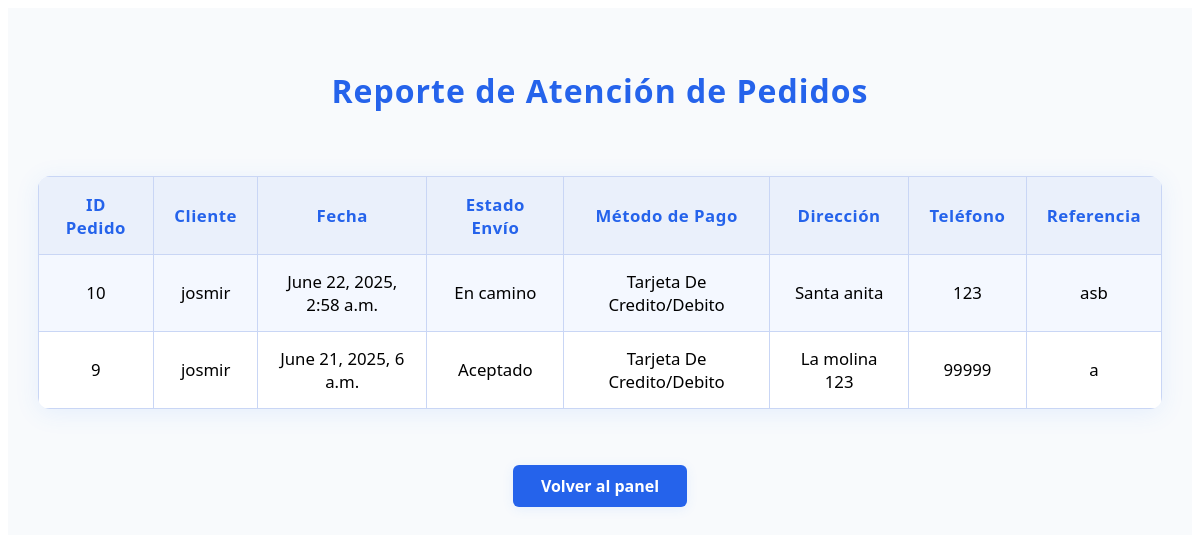
Before: /directivo/reporte-atencion-pedidos/ with the older database file.
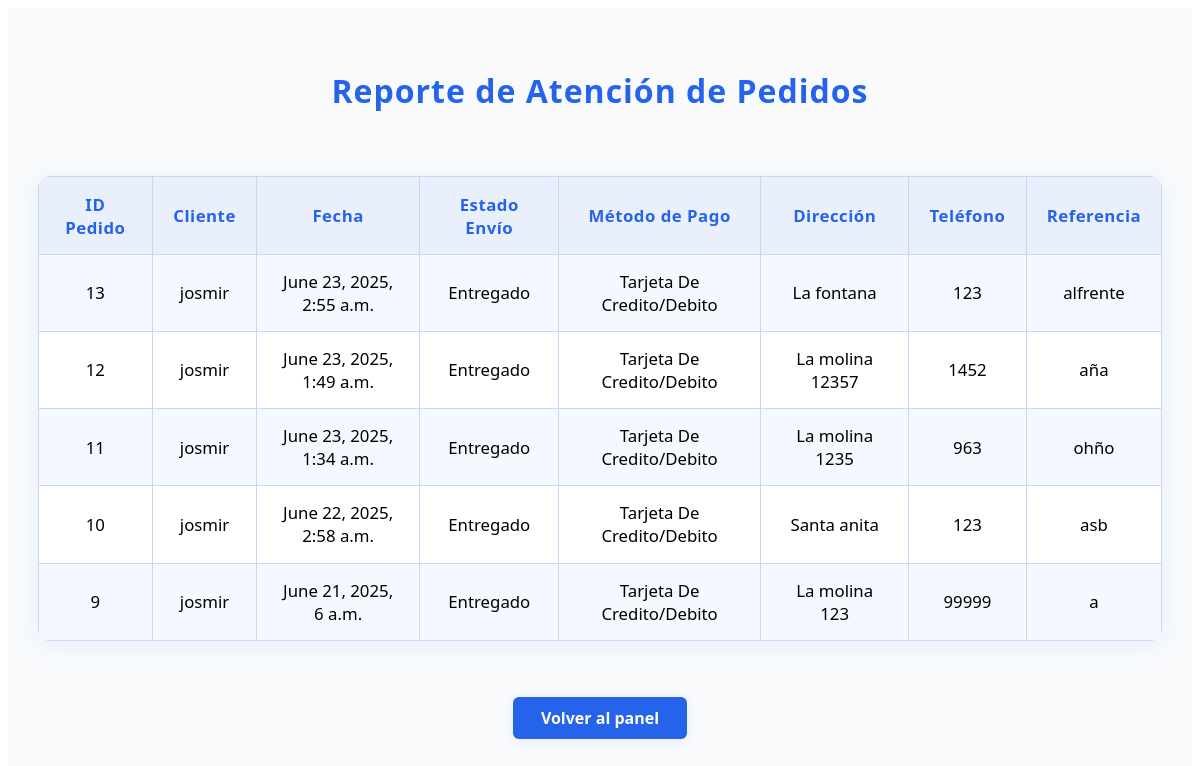
After: the same page with the newer database file.
### Cliente/pedidos/models.py (models this page shows, shortened)
class Pedido(models.Model):
    id_pedido = models.AutoField(primary_key=True)
    nombre_cliente = models.CharField(max_length=50)
    fecha = models.DateTimeField(default=timezone.now)
    estado_envio = models.CharField(max_length=50)
    id_metodo = models.ForeignKey('MetodoPago', on_delete=models.CASCADE)
    direccion_envio = models.CharField(max_length=200, blank=True, null=True)
    telefono_envio = models.CharField(max_length=20, blank=True, null=True)
    referencia_envio = models.CharField(max_length=200, blank=True, null=True)

class MetodoPago(models.Model):
    id_metodo = models.AutoField(primary_key=True)
    tipo_metodo = models.CharField(max_length=50)
    fecha = models.DateTimeField(default=timezone.now)
    descripcion = models.CharField(max_length=100)

### Directivo/Controller/DirectivoController.py (the view)
# urls.py: path('reporte-atencion-pedidos/', reporte_atencion_pedidos, name='reporte_atencion_pedidos'),
def reporte_atencion_pedidos(request):
    pedidos = Pedido.objects.select_related('id_metodo').order_by('-fecha')
    return render(request, 'reporte/reporte_atencion_pedidos.html', {'pedidos': pedidos})

### Directivo/templates/reporte/reporte_atencion_pedidos.html (shortened to what this page needs)
{% load static %}
<!DOCTYPE html>
<html>
<head>
    <link rel="stylesheet" href="{% static 'directivo/reporte_atencion_pedidos.css' %}">
</head>
<body>
    <div class="reporte-atencion-root">
        <h1>Reporte de Atención de Pedidos</h1>
        <table class="reporte-atencion-table">
            <tr>
                <th>ID Pedido</th>
                <th>Cliente</th>
                <th>Fecha</th>
                <th>Estado Envío</th>
                <th>Método de Pago</th>
                <th>Dirección</th>
                <th>Teléfono</th>
                <th>Referencia</th>
            </tr>
            {% for pedido in pedidos %}
            <tr>
                <td>{{ pedido.id_pedido }}</td>
                <td>{{ pedido.nombre_cliente }}</td>
                <td>{{ pedido.fecha }}</td>
                <td>{{ pedido.estado_envio }}</td>
                <td>{{ pedido.id_metodo.tipo_metodo }}</td>
                <td>{{ pedido.direccion_envio }}</td>
                <td>{{ pedido.telefono_envio }}</td>
                <td>{{ pedido.referencia_envio }}</td>
            </tr>
            {% empty %}
            <tr>
                <td colspan="8">No hay pedidos registrados.</td>
            </tr>
            {% endfor %}
        </table>
        <a href="{% url 'vista_directivo' %}" class="volver-link">Volver al panel</a>
    </div>
</body>
</html>

Changed rows visible on the page:
added Pedido: id_pedido "13", nombre_cliente "josmir", fecha "June 23, 2025, 2:55 a.m.", estado_envio "Entregado", id_metodo.tipo_metodo "Tarjeta De Credito/Debito", direccion_envio "La fontana", telefono_envio "123", referencia_envio "alfrente"
added Pedido: id_pedido "12", nombre_cliente "josmir", fecha "June 23, 2025, 1:49 a.m.", estado_envio "Entregado", id_metodo.tipo_metodo "Tarjeta De Credito/Debito", direccion_envio "La molina 12357", telefono_envio "1452", referencia_envio "aña"
added Pedido: id_pedido "11", nombre_cliente "josmir", fecha "June 23, 2025, 1:34 a.m.", estado_envio "Entregado", id_metodo.tipo_metodo "Tarjeta De Credito/Debito", direccion_envio "La molina 1235", telefono_envio "963", referencia_envio "ohño"
changed Pedido "June 22, 2025, 2:58 a.m.": estado_envio "En camino" → "Entregado"
changed Pedido "June 21, 2025, 6 a.m.": estado_envio "Aceptado" → "Entregado"
